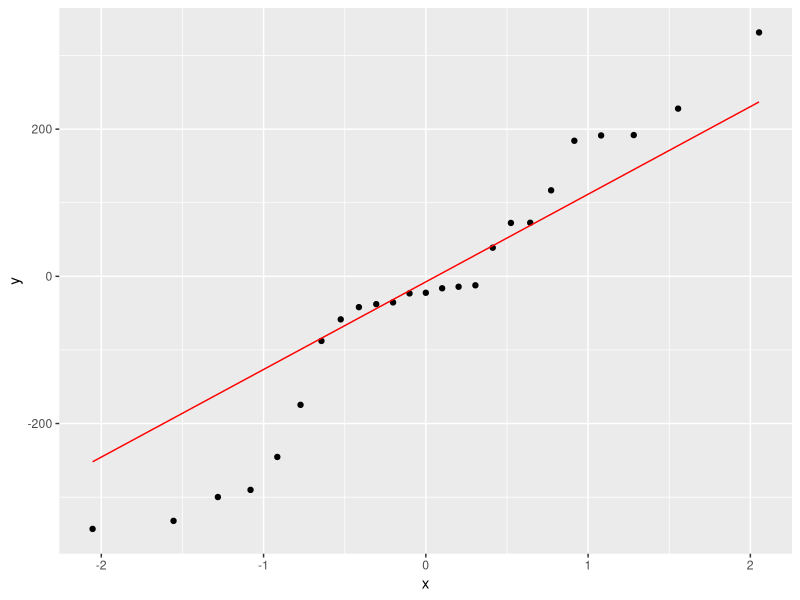
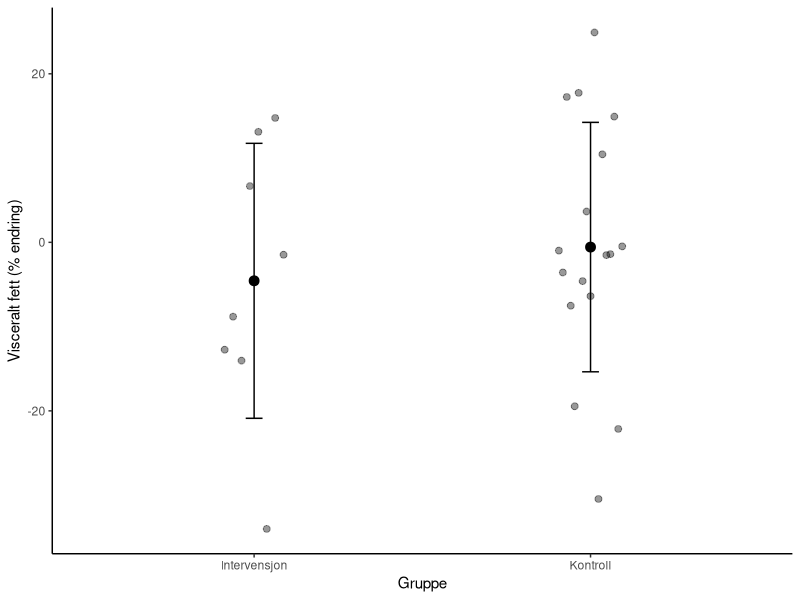
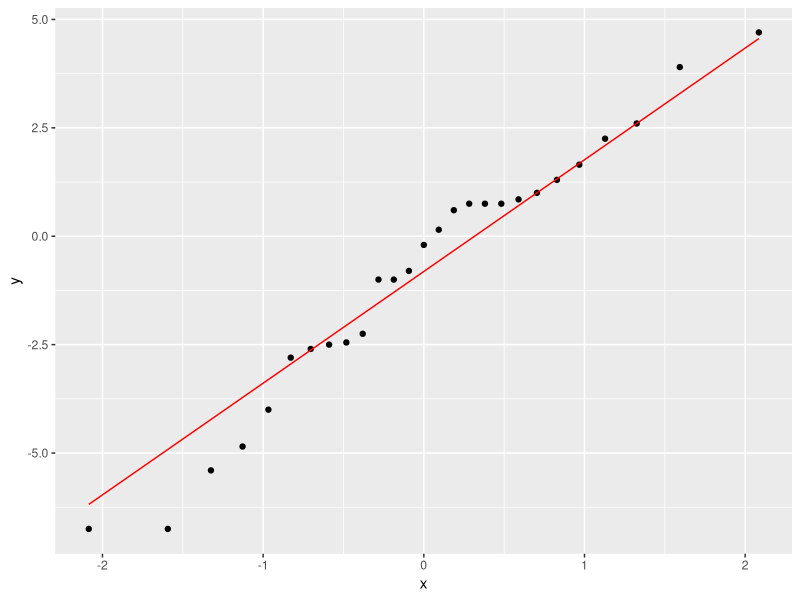
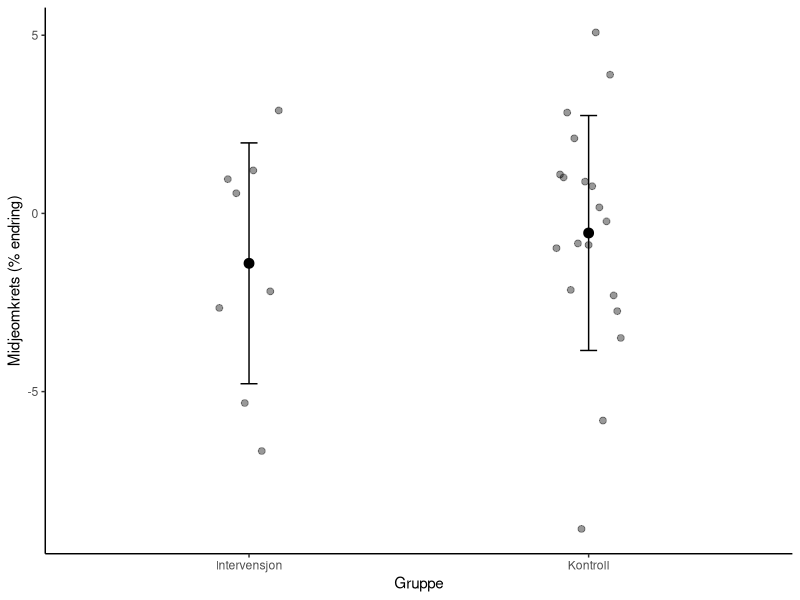
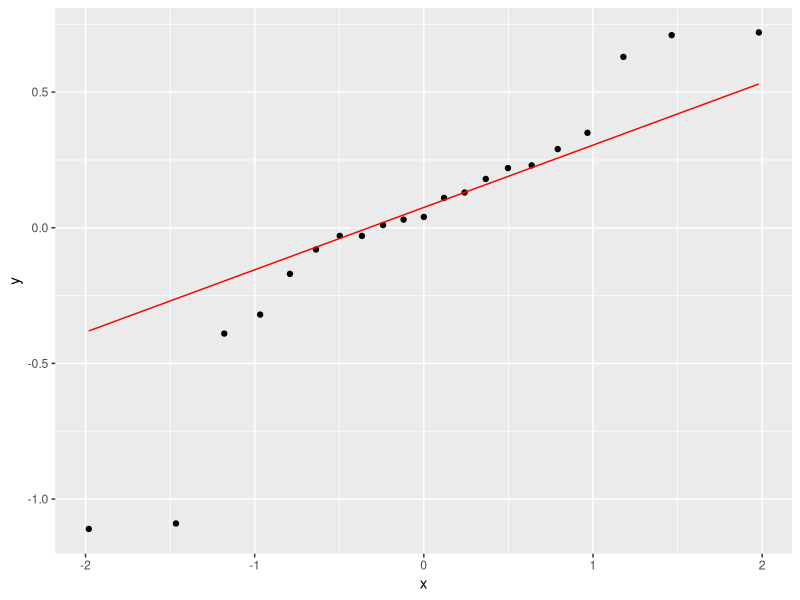
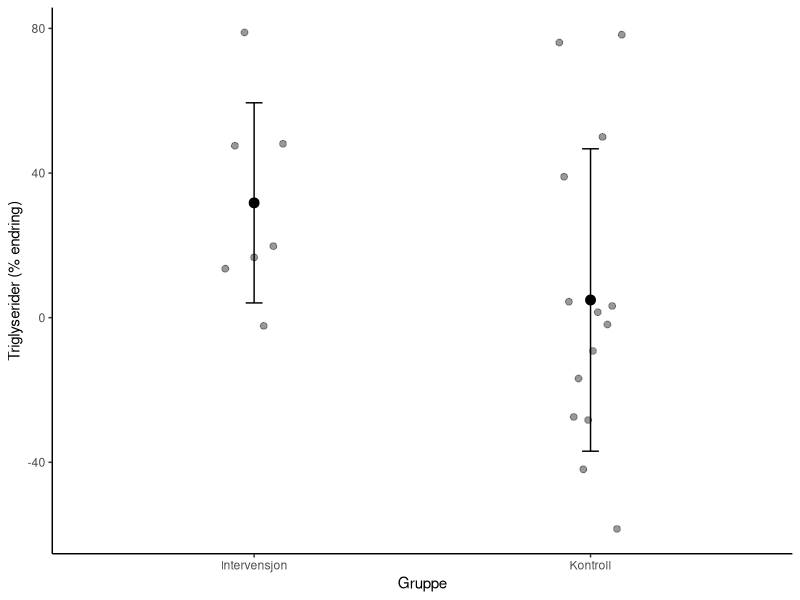
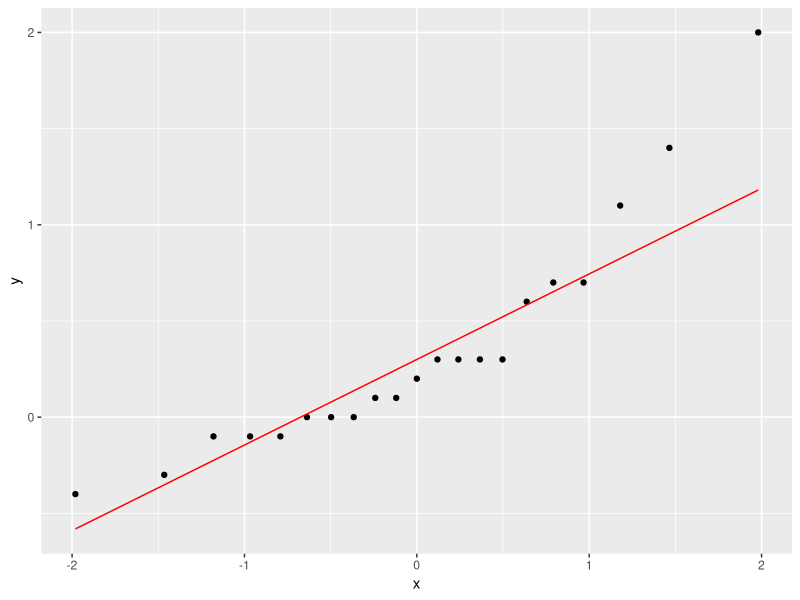
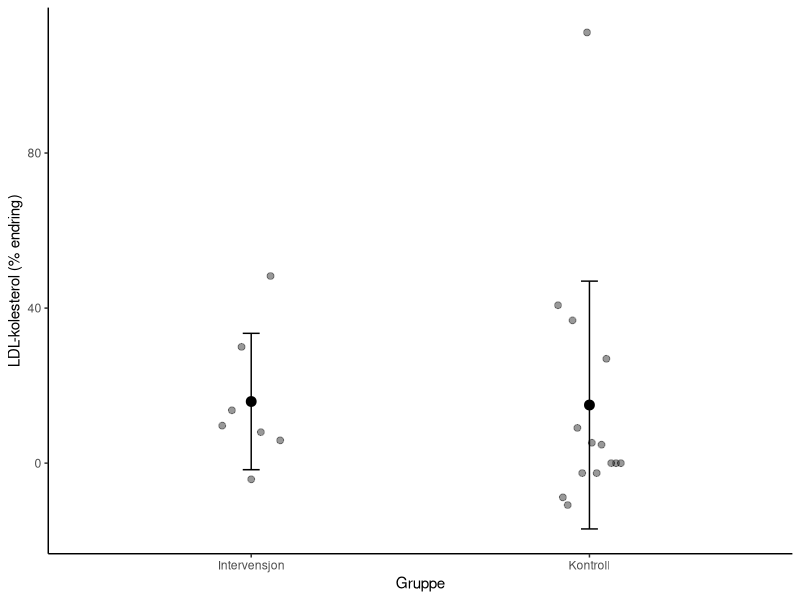

R code for these plots, in order:
## ---- chunk 1
library(tidyverse); library(knitr); library(ggplot2); library(kableExtra); library(readxl); library(dplyr); library(flextable); library(pbkrtest); library(broom)
Resultatskjema <- read_excel("Resultatskjema.xlsx")
# VISCERALT FETT
# ordner et datasett for grafisk fremstilling med individuelle endringer fra pre til post i prosent og endringsscore for bruk i statistiske tester
pp.vat.stat <- Resultatskjema %>%
  select(id, sex, group, time, vat_mass) %>%
  filter(id != "tr031 012") %>% 
  filter(id != "tr031 013") %>% 
  filter(id != "tr031 010") %>% 
  filter(id != "tr031 007") %>% 
  mutate(vat_mass = as.numeric(vat_mass, na.rm = TRUE)) %>%
  mutate(time = factor(time, levels = c("pre", "post"),
                       labels = c("Pre", "Post")),
         group = factor(group, levels = c("fls", "kon"),
                        labels = c("Intervensjon", "Kontroll"))) %>% 
  pivot_wider(names_from = time,
              values_from = vat_mass) %>%
  mutate(change = Post - Pre) %>%
  mutate(change.pros = ((Post - Pre)/ Pre) * 100) %>%
  group_by(group) %>%
  drop_na() %>%
  print()

# sjekker normalfordelingen 
ggplot(pp.vat.stat, aes(sample = change)) + stat_qq() + stat_qq_line(col = "red")

# analyse av endringsscore fra pre til post mellom gruppene
pp.vat.lm <- lm(change ~ group, data = pp.vat.stat)
summary(pp.vat.lm)

# lager et datasett med gjennomsnittsverdier av prosentvis endring for bruk i graf
mean.pp.vat <- pp.vat.stat %>%
  summarise(mean.vat.pros = mean(change.pros),
            sd.vat.pros = sd(change.pros)) %>%
  print()

# lager graf for gjennomsnittsscore i prosent med individuelle endringer
mean.pp.vat %>%
  ggplot(aes(group, mean.vat.pros, group = group)) + geom_point(size = 3, aes(group = group)) + geom_point(data = pp.vat.stat, aes(group, change.pros, group = id), position = position_dodge(width = 0.2), size = 2, alpha = 0.4) + geom_errorbar(aes(ymin = mean.vat.pros - sd.vat.pros, ymax = mean.vat.pros + sd.vat.pros), position = position_dodge(width = 0.2), width = 0.05) + theme_classic() + labs(x = "Gruppe", y = "Visceralt fett (% endring)")
## ---- chunk 2
library(tidyverse); library(knitr); library(ggplot2); library(kableExtra); library(readxl); library(dplyr); library(flextable); library(pbkrtest); library(broom)
Resultatskjema <- read_excel("Resultatskjema.xlsx")
# MIDJEOMKRETS
# ordner et datasett for grafisk fremstilling med individuelle endringer fra pre til post i prosent og endringsscore for bruk i statistiske tester
pp.wc.stat <- Resultatskjema %>%
  select(id, sex, group, time, wc) %>%
  filter(id != "tr031 012") %>% 
  filter(id != "tr031 013") %>% 
  filter(id != "tr031 010") %>% 
  filter(id != "tr031 007") %>% 
  mutate(wc = as.numeric(wc, na.rm = TRUE)) %>%
  mutate(time = factor(time, levels = c("pre", "post"),
                       labels = c("Pre", "Post")),
         group = factor(group, levels = c("fls", "kon"),
                        labels = c("Intervensjon", "Kontroll"))) %>% 
  pivot_wider(names_from = time,
              values_from = wc) %>%
  mutate(change = Post - Pre) %>%
  mutate(change.pros = ((Post - Pre)/ Pre) * 100) %>%
  group_by(group) %>%
  drop_na() %>%
  print()

# sjekker normalfordelingen 
ggplot(pp.wc.stat, aes(sample = change)) + stat_qq() + stat_qq_line(col = "red")

# analyse av endringsscore fra pre til post mellom gruppene
pp.wc.lm <- lm(change ~ group, data = pp.wc.stat)
summary(pp.wc.lm)

# lager et datasett med gjennomsnittsverdier av prosentvis endring for bruk i graf
mean.pp.wc <- pp.wc.stat %>%
  summarise(mean.wc.pros = mean(change.pros),
            sd.wc.pros = sd(change.pros)) %>%
  print()

# lager graf for gjennomsnittsscore i prosent med individuelle endringer
mean.pp.wc %>%
  ggplot(aes(group, mean.wc.pros, group = group)) + geom_point(size = 3, aes(group = group)) + geom_point(data = pp.wc.stat, aes(group, change.pros, group = id), position = position_dodge(width = 0.2), size = 2, alpha = 0.4) + geom_errorbar(aes(ymin = mean.wc.pros - sd.wc.pros, ymax = mean.wc.pros + sd.wc.pros), position = position_dodge(width = 0.2), width = 0.05) + theme_classic() + labs(x = "Gruppe", y = "Midjeomkrets (% endring)")

## ---- chunk 3
library(tidyverse); library(knitr); library(ggplot2); library(kableExtra); library(readxl); library(dplyr); library(flextable); library(pbkrtest); library(broom)
Resultatskjema <- read_excel("Resultatskjema.xlsx")
# BLODLIPIDER
#Triglyserider
# ordner et datasett for grafisk fremstilling med individuelle endringer fra pre til post
pp.trigl.stat <- Resultatskjema %>%
  select(id, sex, group, time, `s-triglyserider`) %>%
  filter(id != "tr031 012") %>% 
  filter(id != "tr031 013") %>% 
  filter(id != "tr031 010") %>% 
  filter(id != "tr031 007") %>% 
  mutate(`s-triglyserider` = as.numeric(`s-triglyserider`, na.rm = TRUE)) %>%
  mutate(time = factor(time, levels = c("pre", "post"),
                       labels = c("Pre", "Post")),
         group = factor(group, levels = c("fls", "kon"),
                       labels = c("Intervensjon", "Kontroll"))) %>%
  pivot_wider(names_from = time,
              values_from = `s-triglyserider`) %>%
  mutate(change = Post - Pre) %>%
  mutate(change.pros = ((Post - Pre)/ Pre) * 100) %>%
  group_by(group) %>%
  drop_na() %>%
  print()

# sjekker normalfordelingen 
ggplot(pp.trigl.stat, aes(sample = change)) + stat_qq() + stat_qq_line(col = "red")

# lager et datasett med gjennomsnittsverdier av prosentvis endring for bruk i graf
mean.pp.trigl <- pp.trigl.stat %>%
  summarise(mean.trigl.pros = mean(change.pros),
            sd.trigl.pros = sd(change.pros)) %>%
  print()

# analyse av endringsscore fra pre til post mellom gruppene
pp.trigl.lm <- lm(change ~ group, data = pp.trigl.stat)
summary(pp.trigl.lm)

# lager graf for gjennomsnittsscore i prosent med individuelle endringer
mean.pp.trigl %>%
  ggplot(aes(group, mean.trigl.pros, group = group)) + geom_point(size = 3, aes(group = group)) + geom_point(data = pp.trigl.stat, aes(group, change.pros, group = id), position = position_dodge(width = 0.2), size = 2, alpha = 0.4) + geom_errorbar(aes(ymin = mean.trigl.pros - sd.trigl.pros, ymax = mean.trigl.pros + sd.trigl.pros), position = position_dodge(width = 0.2), width = 0.05) + theme_classic() + labs(x = "Gruppe", y = "Triglyserider (% endring)")
## ---- chunk 4
library(tidyverse); library(knitr); library(ggplot2); library(kableExtra); library(readxl); library(dplyr); library(flextable); library(pbkrtest); library(broom)
Resultatskjema <- read_excel("Resultatskjema.xlsx")
# BLODLIPIDER
# LDL
# ordner et datasett for grafisk fremstilling med individuelle endringer fra pre til post
pp.ldl.stat <- Resultatskjema %>%
  select(id, sex, group, time, `s-ldl`) %>%
  filter(id != "tr031 012") %>% 
  filter(id != "tr031 013") %>% 
  filter(id != "tr031 010") %>% 
  filter(id != "tr031 007") %>% 
  mutate(`s-ldl` = as.numeric(`s-ldl`, na.rm = TRUE)) %>%
  mutate(time = factor(time, levels = c("pre", "post"),
                       labels = c("Pre", "Post")),
         group = factor(group, levels = c("fls", "kon"),
                       labels = c("Intervensjon", "Kontroll"))) %>%
  pivot_wider(names_from = time,
              values_from = `s-ldl`) %>%
  mutate(change = Post - Pre) %>%
  mutate(change.pros = ((Post - Pre)/ Pre) * 100) %>%
  group_by(group) %>%
  drop_na() %>%
  print()

# sjekker normalfordelingen 
ggplot(pp.ldl.stat, aes(sample = change)) + stat_qq() + stat_qq_line(col = "red")

# lager et datasett med gjennomsnittsverdier av prosentvis endring for bruk i graf
mean.pp.ldl <- pp.ldl.stat %>%
  summarise(mean.ldl.pros = mean(change.pros),
            sd.ldl.pros = sd(change.pros)) %>%
  print()

# analyse av endringsscore fra pre til post mellom gruppene
pp.ldl.lm <- lm(change ~ group, data = pp.ldl.stat)
summary(pp.ldl.lm)

# lager graf for gjennomsnittsscore i prosent med individuelle endringer
mean.pp.ldl %>%
  ggplot(aes(group, mean.ldl.pros, group = group)) + geom_point(size = 3, aes(group = group)) + geom_point(data = pp.ldl.stat, aes(group, change.pros, group = id), position = position_dodge(width = 0.2), size = 2, alpha = 0.4) + geom_errorbar(aes(ymin = mean.ldl.pros - sd.ldl.pros, ymax = mean.ldl.pros + sd.ldl.pros), position = position_dodge(width = 0.2), width = 0.05) + theme_classic() + labs(x = "Gruppe", y = "LDL-kolesterol (% endring)")
## ---- chunk 5
library(tidyverse); library(knitr); library(ggplot2); library(kableExtra); library(readxl); library(dplyr); library(flextable); library(pbkrtest); library(broom)
Resultatskjema <- read_excel("Resultatskjema.xlsx")
# BLODLIPIDER
# HDL
# ordner et datasett for grafisk fremstilling med individuelle endringer fra pre til post
pp.hdl.stat <- Resultatskjema %>%
  select(id, sex, group, time, `s-hdl`) %>%
  filter(id != "tr031 012") %>% 
  filter(id != "tr031 013") %>% 
  filter(id != "tr031 010") %>% 
  filter(id != "tr031 007") %>% 
  mutate(`s-hdl` = as.numeric(`s-hdl`, na.rm = TRUE)) %>%
  mutate(time = factor(time, levels = c("pre", "post"),
                       labels = c("Pre", "Post")),
         group = factor(group, levels = c("fls", "kon"),
                       labels = c("Intervensjon", "Kontroll"))) %>%
  pivot_wider(names_from = time,
              values_from = `s-hdl`) %>%
  mutate(change = Post - Pre) %>%
  mutate(change.pros = ((Post - Pre)/ Pre) * 100) %>%
  group_by(group) %>%
  drop_na() %>%
  print()

# sjekker normalfordelingen 
ggplot(pp.hdl.stat, aes(sample = change)) + stat_qq() + stat_qq_line(col = "red")

# lager et datasett med gjennomsnittsverdier av prosentvis endring for bruk i graf
mean.pp.hdl <- pp.hdl.stat %>%
  summarise(mean.hdl.pros = mean(change.pros),
            sd.hdl.pros = sd(change.pros)) %>%
  print()

# analyse av endringsscore fra pre til post mellom gruppene
pp.hdl.lm <- lm(change ~ group, data = pp.hdl.stat)
summary(pp.hdl.lm)

# lager graf for gjennomsnittsscore i prosent med individuelle endringer
mean.pp.hdl %>%
  ggplot(aes(group, mean.hdl.pros, group = group)) + geom_point(size = 3, aes(group = group)) + geom_point(data = pp.hdl.stat, aes(group, change.pros, group = id), position = position_dodge(width = 0.2), size = 2, alpha = 0.4) + geom_errorbar(aes(ymin = mean.hdl.pros - sd.hdl.pros, ymax = mean.hdl.pros + sd.hdl.pros), position = position_dodge(width = 0.2), width = 0.05) + theme_classic() + labs(x = "Gruppe", y = "HDL-kolesterol (% endring)")
## ---- chunk 6
library(tidyverse); library(knitr); library(ggplot2); library(kableExtra); library(readxl); library(dplyr); library(flextable); library(pbkrtest); library(broom)
Resultatskjema <- read_excel("Resultatskjema.xlsx")
# GLUKOSE
# ordner et datasett for grafisk fremstilling med individuelle endringer fra pre til post
pp.gluk.stat <- Resultatskjema %>%
  select(id, sex, group, time, `s-glukose`) %>%
  filter(id != "tr031 012") %>% 
  filter(id != "tr031 013") %>% 
  filter(id != "tr031 010") %>% 
  filter(id != "tr031 007") %>% 
  mutate(`s-glukose` = as.numeric(`s-glukose`, na.rm = TRUE)) %>%
  mutate(time = factor(time, levels = c("pre", "post"),
                       labels = c("Pre", "Post")),
         group = factor(group, levels = c("fls", "kon"),
                       labels = c("Intervensjon", "Kontroll"))) %>%
  pivot_wider(names_from = time,
              values_from = `s-glukose`) %>%
  mutate(change = Post - Pre) %>%
  mutate(change.pros = ((Post - Pre)/ Pre) * 100) %>%
  group_by(group) %>%
  drop_na() %>%
  print()

# sjekker normalfordelingen 
ggplot(pp.gluk.stat, aes(sample = change)) + stat_qq() + stat_qq_line(col = "red")

# lager et datasett med gjennomsnittsverdier av prosentvis endring for bruk i graf
mean.pp.gluk <- pp.gluk.stat %>%
  summarise(mean.gluk.pros = mean(change.pros),
            sd.gluk.pros = sd(change.pros)) %>%
  print()

# analyse av endringsscore fra pre til post mellom gruppene
pp.gluk.lm <- lm(change ~ group, data = pp.gluk.stat)
summary(pp.gluk.lm)

# lager graf for gjennomsnittsscore i prosent med individuelle endringer
mean.pp.gluk %>%
  ggplot(aes(group, mean.gluk.pros, group = group)) + geom_point(size = 3, aes(group = group)) + geom_point(data = pp.gluk.stat, aes(group, change.pros, group = id), position = position_dodge(width = 0.2), size = 2, alpha = 0.4) + geom_errorbar(aes(ymin = mean.gluk.pros - sd.gluk.pros, ymax = mean.gluk.pros + sd.gluk.pros), position = position_dodge(width = 0.2), width = 0.05) + theme_classic() + labs(x = "Gruppe", y = "Glukose (% endring)")
## ---- chunk 7
library(tidyverse); library(knitr); library(ggplot2); library(kableExtra); library(readxl); library(dplyr); library(flextable); library(pbkrtest); library(broom)
Resultatskjema <- read_excel("Resultatskjema.xlsx")
# ARTERIELL STIVHET
# ordner et datasett for grafisk fremstilling med individuelle endringer fra pre til post
pp.pwv.stat <- Resultatskjema %>%
  select(id, sex, group, time, pwv) %>%
  filter(id != "tr031 012") %>% 
  filter(id != "tr031 013") %>% 
  filter(id != "tr031 010") %>% 
  filter(id != "tr031 007") %>% 
  mutate(pwv = as.numeric(pwv, na.rm = TRUE)) %>%
  mutate(time = factor(time, levels = c("pre", "post"),
                       labels = c("Pre", "Post")),
         group = factor(group, levels = c("fls", "kon"),
                       labels = c("Intervensjon", "Kontroll"))) %>%
  pivot_wider(names_from = time,
              values_from = pwv) %>%
  mutate(change = Post - Pre) %>%
  mutate(change.pros = ((Post - Pre)/ Pre) * 100) %>%
  group_by(group) %>%
  drop_na() %>%
  print()

# sjekker normalfordelingen 
ggplot(pp.pwv.stat, aes(sample = change)) + stat_qq() + stat_qq_line(col = "red")

# lager et datasett med gjennomsnittsverdier av prosentvis endring for bruk i graf
mean.pp.pwv <- pp.pwv.stat %>%
  summarise(mean.pwv.pros = mean(change.pros),
            sd.pwv.pros = sd(change.pros)) %>%
  print()

# analyse av endringsscore fra pre til post mellom gruppene
pp.pwv.lm <- lm(change ~ group, data = pp.pwv.stat)
summary(pp.pwv.lm)

# lager graf for gjennomsnittsscore i prosent med individuelle endringer
mean.pp.pwv %>%
  ggplot(aes(group, mean.pwv.pros, group = group)) + geom_point(size = 3, aes(group = group)) + geom_point(data = pp.pwv.stat, aes(group, change.pros, group = id), position = position_dodge(width = 0.2), size = 2, alpha = 0.4) + geom_errorbar(aes(ymin = mean.pwv.pros - sd.pwv.pros, ymax = mean.pwv.pros + sd.pwv.pros), position = position_dodge(width = 0.2), width = 0.05) + theme_classic() + labs(x = "Gruppe", y = "Pulsbølgehastighet (% endring)")
